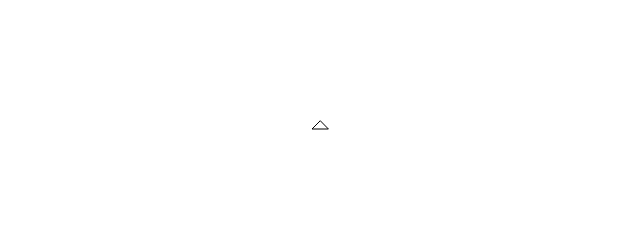
Frame 1 (no input)
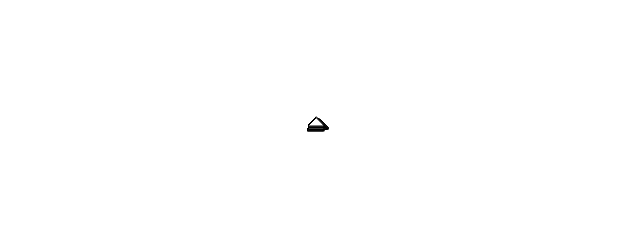
Frame 60 (no input)
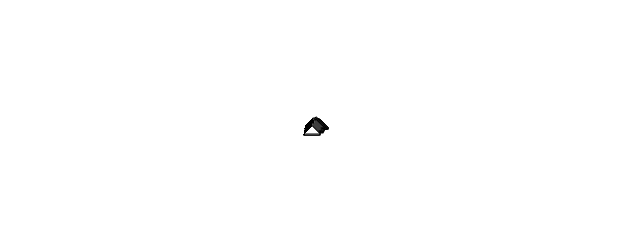
Frame 120 (the mouse pressed at the canvas centre since frame 60)

The p5.js sketch that drew these frames (run headless with seeded random() and noise() and a simulated clock; from frame 60 on, the mouse is pressed at the canvas centre):

// p5.js sketch
// ── sketch.js
// The Nature of Code
// Daniel Shiffman
// http://natureofcode.com

let walker;

function setup() {
  createCanvas(640, 240);
  walker = new Walker();
  background(255);
}

function draw() {

  walker.step();
  walker.show();
}

class Walker {
  constructor() {
    this.x = width / 2;
    this.y = height / 2;
    this.r = 8;
    this.x2 = this.x - this.r;
    this.y2 = this.y + this.r;
    this.x3 = this.x + this.r;
    this.y3 = this.y + this.r;
  }

  show() {
    stroke(0);
    triangle(this.x, this.y, this.x2, this.y2, this.x3, this.y3);
  }

  step() {

    const choice = floor(random(4));
    if (choice >2) {
      this.x++;
    
    } else if (choice == 1) {
      this.x--;
    } else if (choice == 2) {
      this.y++;
    } else if (choice <= 2) {
      this.y--;
    }

    // Recalculate triangle vertex coordinates around (this.x, this.y)
    this.x2 = this.x - this.r;
    this.y2 = this.y + this.r;
    this.x3 = this.x + this.r;
    this.y3 = this.y + this.r;
  }
}
